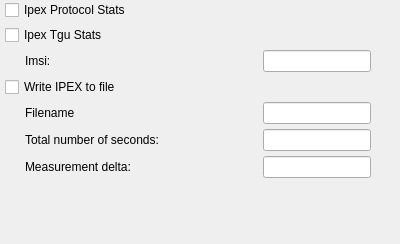
     <widget class="QWidget" name="ipexTab">
      <attribute name="title">
       <string>IPEX</string>
      </attribute>
      <widget class="QWidget" name="horizontalLayoutWidget_2">
       <property name="geometry">
        <rect>
         <x>0</x>
         <y>0</y>
         <width>391</width>
         <height>235</height>
        </rect>
       </property>
       <layout class="QHBoxLayout" name="horizontalLayout_21">
        <item>
         <spacer name="horizontalSpacer_57">
          <property name="orientation">
           <enum>Qt::Horizontal</enum>
          </property>
          <property name="sizeType">
           <enum>QSizePolicy::Fixed</enum>
          </property>
          <property name="sizeHint" stdset="0">
           <size>
            <width>5</width>
            <height>20</height>
           </size>
          </property>
         </spacer>
        </item>
        <item>
         <layout class="QVBoxLayout" name="verticalLayout_2">
          <property name="spacing">
           <number>5</number>
          </property>
          <item>
           <widget class="QCheckBox" name="ipexProtocolStatsCheckBox">
            <property name="text">
             <string>Ipex Protocol Stats</string>
            </property>
           </widget>
          </item>
          <item>
           <widget class="QCheckBox" name="tguStatsCheckBox">
            <property name="text">
             <string>Ipex Tgu Stats</string>
            </property>
           </widget>
          </item>
          <item>
           <layout class="QHBoxLayout" name="horizontalLayout_7">
            <item>
             <spacer name="horizontalSpacer_17">
              <property name="orientation">
               <enum>Qt::Horizontal</enum>
              </property>
              <property name="sizeType">
               <enum>QSizePolicy::Fixed</enum>
              </property>
              <property name="sizeHint" stdset="0">
               <size>
                <width>20</width>
                <height>20</height>
               </size>
              </property>
             </spacer>
            </item>
            <item>
             <widget class="QLabel" name="ipexTguImsiLabel">
              <property name="text">
               <string>Imsi: </string>
              </property>
             </widget>
            </item>
            <item>
             <spacer name="horizontalSpacer_18">
              <property name="orientation">
               <enum>Qt::Horizontal</enum>
              </property>
              <property name="sizeHint" stdset="0">
               <size>
                <width>0</width>
                <height>20</height>
               </size>
              </property>
             </spacer>
            </item>
            <item>
             <widget class="QLineEdit" name="ipexTguImsiLineEdit">
              <property name="enabled">
               <bool>true</bool>
              </property>
              <property name="sizePolicy">
               <sizepolicy hsizetype="Fixed" vsizetype="Fixed">
                <horstretch>0</horstretch>
                <verstretch>0</verstretch>
               </sizepolicy>
              </property>
             </widget>
            </item>
            <item>
             <spacer name="horizontalSpacer_19">
              <property name="orientation">
               <enum>Qt::Horizontal</enum>
              </property>
              <property name="sizeType">
               <enum>QSizePolicy::Fixed</enum>
              </property>
              <property name="sizeHint" stdset="0">
               <size>
                <width>20</width>
                <height>20</height>
               </size>
              </property>
             </spacer>
            </item>
           </layout>
          </item>
          <item>
           <widget class="QCheckBox" name="writeIpexToFileCheckBox">
            <property name="text">
             <string>Write IPEX to file</string>
            </property>
           </widget>
          </item>
          <item>
           <layout class="QHBoxLayout" name="horizontalLayout_10">
            <item>
             <spacer name="horizontalSpacer_26">
              <property name="orientation">
               <enum>Qt::Horizontal</enum>
              </property>
              <property name="sizeType">
               <enum>QSizePolicy::Fixed</enum>
              </property>
              <property name="sizeHint" stdset="0">
               <size>
                <width>20</width>
                <height>20</height>
               </size>
              </property>
             </spacer>
            </item>
            <item>
             <widget class="QLabel" name="ipexFilenameLabel">
              <property name="text">
               <string>Filename</string>
              </property>
             </widget>
            </item>
            <item>
             <spacer name="horizontalSpacer_27">
              <property name="orientation">
               <enum>Qt::Horizontal</enum>
              </property>
              <property name="sizeHint" stdset="0">
               <size>
                <width>0</width>
                <height>20</height>
               </size>
              </property>
             </spacer>
            </item>
            <item>
             <widget class="QLineEdit" name="ipexFilenameLineEdit">
              <property name="enabled">
               <bool>true</bool>
              </property>
              <property name="sizePolicy">
               <sizepolicy hsizetype="Fixed" vsizetype="Fixed">
                <horstretch>0</horstretch>
                <verstretch>0</verstretch>
               </sizepolicy>
              </property>
             </widget>
            </item>
            <item>
             <spacer name="horizontalSpacer_28">
              <property name="orientation">
               <enum>Qt::Horizontal</enum>
              </property>
              <property name="sizeType">
               <enum>QSizePolicy::Fixed</enum>
              </property>
              <property name="sizeHint" stdset="0">
               <size>
                <width>20</width>
                <height>20</height>
               </size>
              </property>
             </spacer>
            </item>
           </layout>
          </item>
          <item>
           <layout class="QHBoxLayout" name="horizontalLayout_9">
            <item>
             <spacer name="horizontalSpacer_23">
              <property name="orientation">
               <enum>Qt::Horizontal</enum>
              </property>
              <property name="sizeType">
               <enum>QSizePolicy::Fixed</enum>
              </property>
              <property name="sizeHint" stdset="0">
               <size>
                <width>20</width>
                <height>20</height>
               </size>
              </property>
             </spacer>
            </item>
            <item>
             <widget class="QLabel" name="ipexNumberOfSecondsLabel">
              <property name="text">
               <string>Total number of seconds: </string>
              </property>
             </widget>
            </item>
            <item>
             <spacer name="horizontalSpacer_24">
              <property name="orientation">
               <enum>Qt::Horizontal</enum>
              </property>
              <property name="sizeHint" stdset="0">
               <size>
                <width>0</width>
                <height>20</height>
               </size>
              </property>
             </spacer>
            </item>
            <item>
             <widget class="QLineEdit" name="ipexNumberOfSecondsLineEdit">
              <property name="enabled">
               <bool>true</bool>
              </property>
              <property name="sizePolicy">
               <sizepolicy hsizetype="Fixed" vsizetype="Fixed">
                <horstretch>0</horstretch>
                <verstretch>0</verstretch>
               </sizepolicy>
              </property>
             </widget>
            </item>
            <item>
             <spacer name="horizontalSpacer_25">
              <property name="orientation">
               <enum>Qt::Horizontal</enum>
              </property>
              <property name="sizeType">
               <enum>QSizePolicy::Fixed</enum>
              </property>
              <property name="sizeHint" stdset="0">
               <size>
                <width>20</width>
                <height>20</height>
               </size>
              </property>
             </spacer>
            </item>
           </layout>
          </item>
          <item>
           <layout class="QHBoxLayout" name="horizontalLayout_8">
            <item>
             <spacer name="horizontalSpacer_20">
              <property name="orientation">
               <enum>Qt::Horizontal</enum>
              </property>
              <property name="sizeType">
               <enum>QSizePolicy::Fixed</enum>
              </property>
              <property name="sizeHint" stdset="0">
               <size>
                <width>20</width>
                <height>20</height>
               </size>
              </property>
             </spacer>
            </item>
            <item>
             <widget class="QLabel" name="ipexMeasurementLabel">
              <property name="text">
               <string>Measurement delta: </string>
              </property>
             </widget>
            </item>
            <item>
             <spacer name="horizontalSpacer_21">
              <property name="orientation">
               <enum>Qt::Horizontal</enum>
              </property>
              <property name="sizeHint" stdset="0">
               <size>
                <width>0</width>
                <height>20</height>
               </size>
              </property>
             </spacer>
            </item>
            <item>
             <widget class="QLineEdit" name="ipexMeasurementLineEdit">
              <property name="enabled">
               <bool>true</bool>
              </property>
              <property name="sizePolicy">
               <sizepolicy hsizetype="Fixed" vsizetype="Fixed">
                <horstretch>0</horstretch>
                <verstretch>0</verstretch>
               </sizepolicy>
              </property>
             </widget>
            </item>
            <item>
             <spacer name="horizontalSpacer_22">
              <property name="orientation">
               <enum>Qt::Horizontal</enum>
              </property>
              <property name="sizeType">
               <enum>QSizePolicy::Fixed</enum>
              </property>
              <property name="sizeHint" stdset="0">
               <size>
                <width>20</width>
                <height>20</height>
               </size>
              </property>
             </spacer>
            </item>
           </layout>
          </item>
          <item>
           <spacer name="verticalSpacer_2">
            <property name="orientation">
             <enum>Qt::Vertical</enum>
            </property>
            <property name="sizeHint" stdset="0">
             <size>
              <width>20</width>
              <height>40</height>
             </size>
            </property>
           </spacer>
          </item>
         </layout>
        </item>
       </layout>
      </widget>
     </widget>
